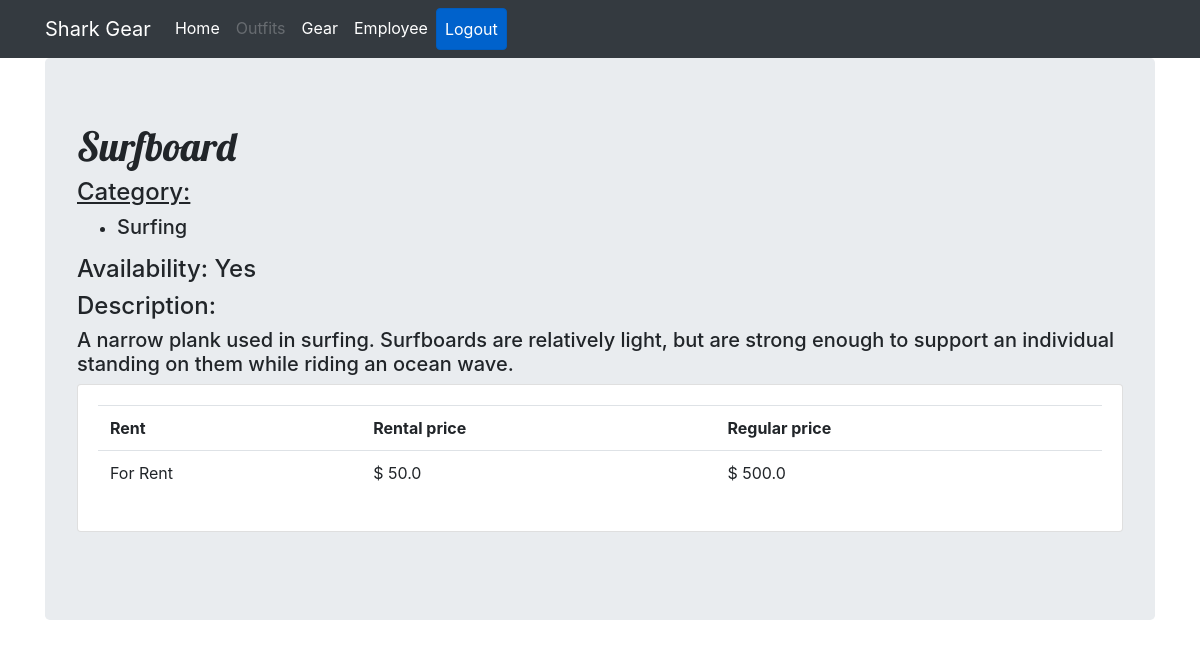
/gear_detail/1, run on the app's committed database.
### webshop/models.py (models this page shows, shortened)
class Gear(Model):
	RENTAL = (('For Rent', 'For Rent'), ('Not For Rent', 'Not For Rent'))
	AVAILABLE = (('Yes', 'Yes'), ('No', 'No'))
	gear_name = CharField(max_length=128, null=True)
	sport_branch = ManyToManyField(SportBranch)
	availability = CharField(max_length=128, null=True, choices=AVAILABLE)
	description = TextField(max_length=200, null=True)
	rent = CharField(max_length=128, null=True, choices=RENTAL)
	rent_price = FloatField(null=True)
	price = FloatField(null=True)

class SportBranch(Model):
	sport_branch = CharField(max_length=128)
	def __str__(self):
		return self.sport_branch

### webshop/views.py (the view)
# urls.py: path('gear_detail/<int:pk>', GearDetailView.as_view(), name='gear_detail'),
class GearDetailView(DetailView):
    model = Gear
    template_name = 'gear_detail.html'
    context_object_name = 'gear_detail'

### webshop/templates/gear_detail.html
{% extends "base.html" %}
{% block content%}
<h1 class="font1">{{gear_detail.gear_name}}</h1>
<h4><u>Category:</u></h4>
<ul>
{% for g in gear_detail.sport_branch.all %}
    <li><h5>{{g}}</h5></li>
{% endfor %}
</ul>
<h4>Availability: {{gear_detail.availability}}</h4>
<h4>Description:</h4> <h5>{{ gear_detail.description }}</h5>
<div class="card card-body">
	<table class="table">
		<tr>
            <th>Rent</th>
            <th>Rental price</th>
            <th>Regular price</th>
        </tr>
        <tr>
            <td>{{gear_detail.rent}}</td>
            <td>$ {{ gear_detail.rent_price }}</td>
            <td>$ {{gear_detail.price}}</td>
        </tr>
    </table>
</div>
<br>
{% endblock %}

### webshop/templates/base.html (style rules this page uses)
.font1 { font-family: 'Lobster', cursive; }

### data on the page
Gear: gear_name "Surfboard", availability "Yes", description "A narrow plank used in surfing. Surfboards are relatively light, but are strong enough to support an individual standing on them while riding an ocean wave.", rent "For Rent", rent_price "50.0", price "500.0"
SportBranch: sport_branch "Surfing"
